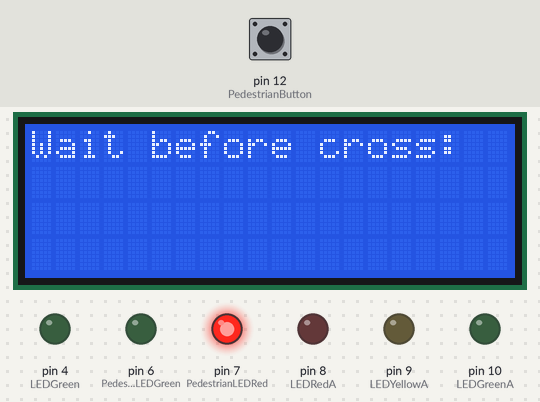
Recording of a sketch running on a simulated Arduino Uno, built with avr-gcc and run on an emulated ATmega328P. On the bench: 20×4 character LCD, output pins drawn as LEDs (lit = HIGH). The test bench sets the inputs (shaded band); at power-on: pin 12 (PedestrianButton) LOW. What the sketch prints to the serial monitor is not drawn.

Above: at 1.2 s.
1.3 s: pin 12 (PedestrianButton) pulled HIGH for 0.15 s
At 2.1 s:
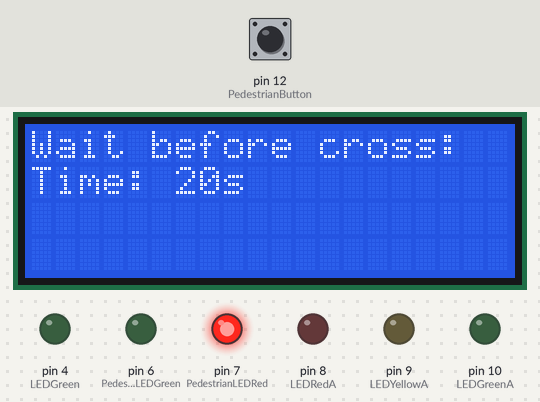
At 21.8 s:
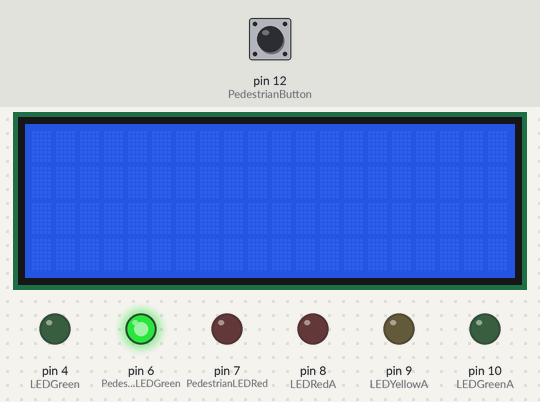
Timing chart, 0 to 22.9 s (numbered marks = the images above; inputs shaded):
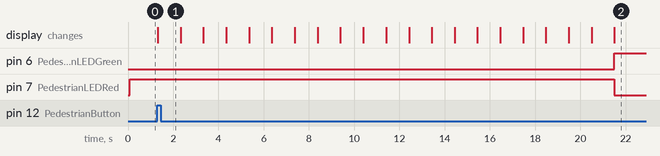

Measured:
- after the input at 1.3 s, pin 6 (PedestrianLEDGreen): LOW → HIGH after 20.2 s; pin 7 (PedestrianLEDRed): HIGH → LOW after 20.2 s; the display: changes at once (image 1)

The sketch:

Traffic_Lights.ino
```cpp
//LCD Initialize:
#include <Wire.h>
#include <LiquidCrystal_I2C.h>
LiquidCrystal_I2C lcd(0x27,20,4);  // set the LCD address to 0x27 for a 16 chars and 2 line display
// Traffic lights - side A
#define LEDGreen 4
#define LEDYellow 1
#define LEDRed 0
// Traffic lights - side B
#define LEDGreenA 10
#define LEDYellowA 9
#define LEDRedA 8
// Pedestrian button and lights
#define PedestrianLEDGreen 6
#define PedestrianLEDRed 7
#define PedestrianButton 12

int waitTime = 0;
bool ButtonPressed = false;


void setup() {
  // put your setup code here, to run once:

  Serial.begin(9600);
  while(!Serial)
  {
    ;
  }
  pinMode(LEDGreen, OUTPUT);
  pinMode(LEDYellow, OUTPUT);
  pinMode(LEDRed, OUTPUT);
  pinMode(LEDGreenA, OUTPUT);
  pinMode(LEDYellowA, OUTPUT);
  pinMode(LEDRedA, OUTPUT);
  pinMode(PedestrianLEDGreen, OUTPUT);
  pinMode(PedestrianLEDRed, OUTPUT);
  pinMode(PedestrianButton, INPUT);

/*test(LEDGreen);
test(LEDYellow);
test(LEDRed);
test(LEDGreenA);
test(LEDYellowA);
test(LEDRedA);*/

//Start LCD:
  lcd.init();
  lcd.backlight();
  lcd.setCursor(0, 0);
  lcd.print("Wait before cross:");

}

void loop() {
  // put your main code here, to run repeatedly:
  digitalWrite(PedestrianLEDRed, HIGH);
  Serial.println(digitalRead(PedestrianButton));
  if(digitalRead(PedestrianButton) == HIGH)
  {
    ButtonPressed = true;
    waitTime = 20;
  }

//Countdown Display if Button Pressed
  while(waitTime>0 && ButtonPressed)
  {
    lcd.setCursor(0, 1);
    lcd.print("Time: ");
    lcd.print(waitTime);
    lcd.print("s ");
    delay(1000);
    waitTime--;
  }
//Timer Countdown
  if(ButtonPressed == true)
  {
    digitalWrite(PedestrianLEDRed, LOW);
    digitalWrite(PedestrianLEDGreen, HIGH);
    lcd.clear();
    delay(5000); // Allow pedestrians to cross for 5 seconds
    digitalWrite(PedestrianLEDGreen, LOW);
    digitalWrite(PedestrianLEDRed, HIGH);
    ButtonPressed = false;
    lcd.print("Wait before cross:");
  }

  //TrafficLights();

/* Toby's kode
digitalWrite(LEDRedA,HIGH);
digitalWrite(LEDRed, LOW);
delay(5000);

digitalWrite(LEDGreen,LOW);
digitalWrite(LEDYellow,HIGH);
delay(3000);

digitalWrite(LEDYellow,LOW);
digitalWrite(LEDRed,HIGH);
digitalWrite(LEDGreenA,HIGH);
digitalWrite(LEDRedA, LOW);
delay(10000);

digitalWrite(LEDGreenA,LOW);
digitalWrite(LEDYellowA,HIGH);
digitalWrite(LEDRedA, HIGH);
delay(3000);

digitalWrite(LEDYellowA,LOW);
digitalWrite(LEDRedA,LOW);
digitalWrite(LEDGreen,HIGH);
*/

}

void TrafficLights()
{
  // Starting point
  digitalWrite(LEDRed, HIGH);
  digitalWrite(LEDRedA, HIGH);
  delay(1500);
  // Start execution - side A
  digitalWrite(LEDYellow, HIGH);
  delay(3000);
  // Green - side A
  digitalWrite(LEDRed, LOW);
  digitalWrite(LEDYellow, LOW);
  digitalWrite(LEDGreen, HIGH);
  delay(5000);
  // Green -> yellow - side A
  digitalWrite(LEDGreen, LOW);
  digitalWrite(LEDYellow, HIGH);
  delay(2000);
  // Yellow -> Red - side A
  digitalWrite(LEDYellow, LOW);
  digitalWrite(LEDRed, HIGH);
  delay(3000);

  // Start execution - side B
  digitalWrite(LEDYellowA, HIGH);
  delay(3000);
  // Red and Yellow ON - side B
  digitalWrite(LEDRedA, LOW);
  digitalWrite(LEDYellowA, LOW);
  digitalWrite(LEDGreenA, HIGH);
  delay(10000);
  // Green -> yellow - side B
  digitalWrite(LEDGreenA, LOW);
  digitalWrite(LEDYellowA, HIGH);
  delay(2000);
  // Yellow -> Red - side B
  digitalWrite(LEDYellowA, LOW);
  digitalWrite(LEDRedA, HIGH);
  delay(5000);
}

void Pedestrians()
{

}
int test(int LED)
{
  digitalWrite(LED, HIGH);
}

int LEDon(int LED)
{
  digitalWrite(LED, HIGH);
}
int LEDoff(int LED)
{
  digitalWrite(LED, LOW);
}
```
